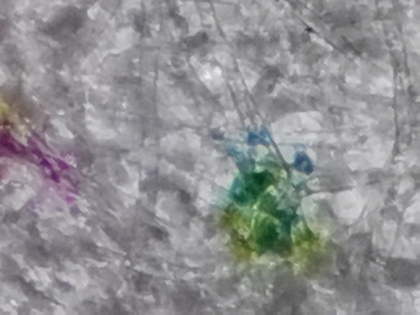
%> input picture After IBG/histogram examples/03.11.2021/1.png, 420 x 315 px, shrunk from 3264 x 2448 before the run, given in place of glp102_1.png, which was not available
$ octave histogram_glp102_1_10.m   (GNU Octave 9; MATLAB toolbox functions it lacks are replaced by stand-ins)
%> lines starting %> are read from the running program, lines starting %| are printed output that depends on the picture; pictures that were not available may be replaced by others from this repository, and a replacement may not be noted
### After IBG/histogram examples/GLP102 (1_10 Scale) /histogram_extracted.m
function y = histogram_extracted(im,name)
% make a function with input rgb image and the name of the image for plot

    gray_scaled = rgb2gray(im); % gray scale transition

    % my own histogram extracting method (ZOY)
    L = 256; % the gray scale length
    h = zeros(1,L);  % histogram array creation
    [r , c] = size(gray_scaled); % size of the image extraction

    for i = 1 : r % for loop for rows
        for j = 1 : c % for loop for columns

            px = gray_scaled(i, j); % extracting of pixel value
            h(px + 1) = h(px + 1) + 1; % filling the histogram array

        end
    end

    % built-in image histogram maker
    [counts, gLevels] = imhist(gray_scaled);


    y = figure('Position', get(0, 'Screensize')); % make the plot full screen
    sgtitle(name); % title of the plot

    subplot(221); % create subplot
    imshow(im); % fill the first subplot
    title("Imput Image"); % subplot title

    subplot(222);
    imshow(gray_scaled); % fill the second subplot
    title("Gray Scale Image"); % subplot title

    subplot(223);
    bar(gLevels, counts); % fill the third subplot
    xlim([0, max(gLevels)]); % x and y axis limits
    ylim([0, max(counts)])
    subtitle("Built-In Histogram Maker"); % subplot title

    subplot(224);
    stem(h,"*"); % fill the last subplot
    xlim([0, max(gLevels)]); % x and y axis limits
    ylim([0, max(counts)])
    subtitle("My Histogram Maker"); % subplot title

end

### After IBG/histogram examples/GLP102 (1_10 Scale) /histogram_glp102_1_10.m
clc
close all
clear all

im1 = imread("glp102_1.png"); % read image
%> im1 is the input picture: size 315x420x3 uint8; mean R, G, B 143.4, 143.7, 145.2
saveas(histogram_extracted(im1,"glp102 1.png") ,"h_Result_glp102_1.png"); % call the function and save the results as a .png file
%> in histogram_extracted, `gray_scaled = rgb2gray(im);`:
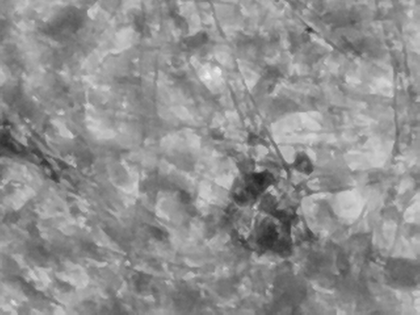
%> gray_scaled: size 315x420 uint8; min 29, max 243, mean 143.7
%> after the loop in histogram_extracted, `for i = 1 : r`: h = 256 values, max 2095 at index 139, min 0 at index 1, mean 516.8
%> in histogram_extracted, `[counts, gLevels] = imhist(gray_scaled);`: counts has the same summary as h; gLevels = 256 values from 0 to 255
%> in histogram_extracted, `ylim([0, max(counts)])`:
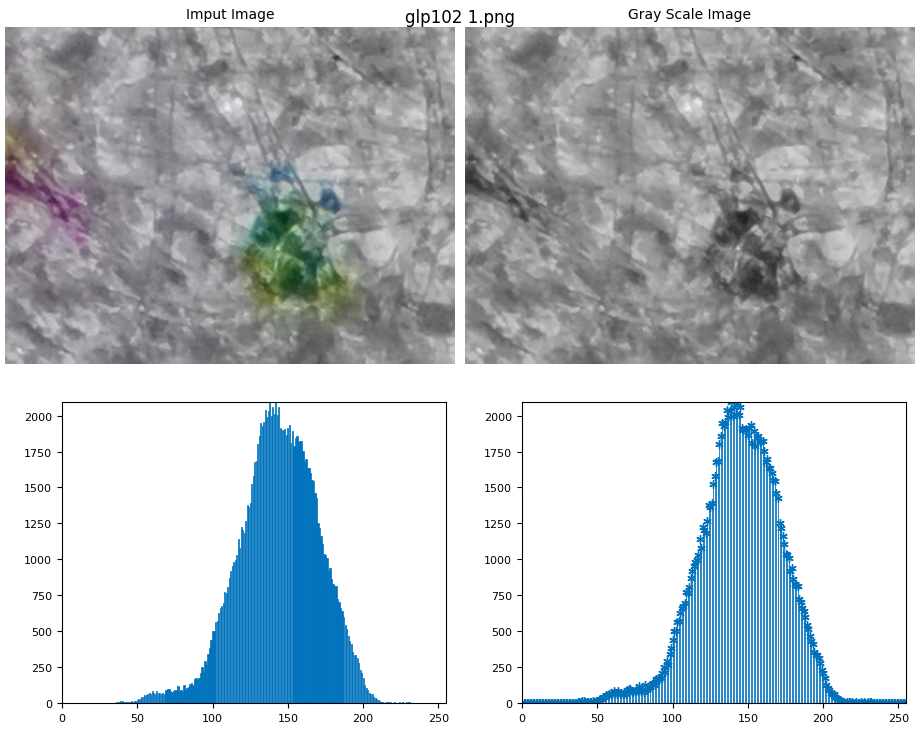
%> figure redrawn from the program's plot data, 4 panels

im2 = imread("glp102_2.png");
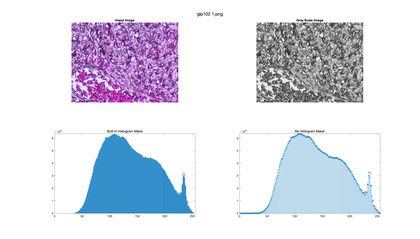
%> input picture After IBG/histogram examples/GLP102 (1_10 Scale) /h_Result_glp102_1.png, 420 x 239 px, shrunk from 3000 x 1710 before the run, given in place of glp102_2.png, which was not available
%> im2 is the input picture: size 239x420x3 uint8; mean R, G, B 221.7, 223.7, 234.7
saveas(histogram_extracted(im2,"glp102 2.png") ,"h_Result_glp102_2.png");
%> call 2 of histogram_extracted, with name = 'glp102 2.png'
%> in histogram_extracted (call 2), `gray_scaled = rgb2gray(im);`:
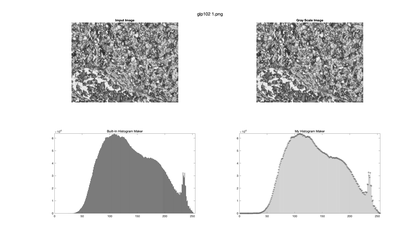
%> gray_scaled: size 239x420 uint8; min 35, max 255, mean 224.3
%> after the loop in histogram_extracted (call 2), `for i = 1 : r`: h = 256 values, max 68587 at index 255, min 0 at index 1, mean 392.1
%> in histogram_extracted (call 2), `[counts, gLevels] = imhist(gray_scaled);`: counts = 256 values, max 67311 at index 256, min 0 at index 1, mean 392.1
%> in histogram_extracted (call 2), `ylim([0, max(counts)])`:
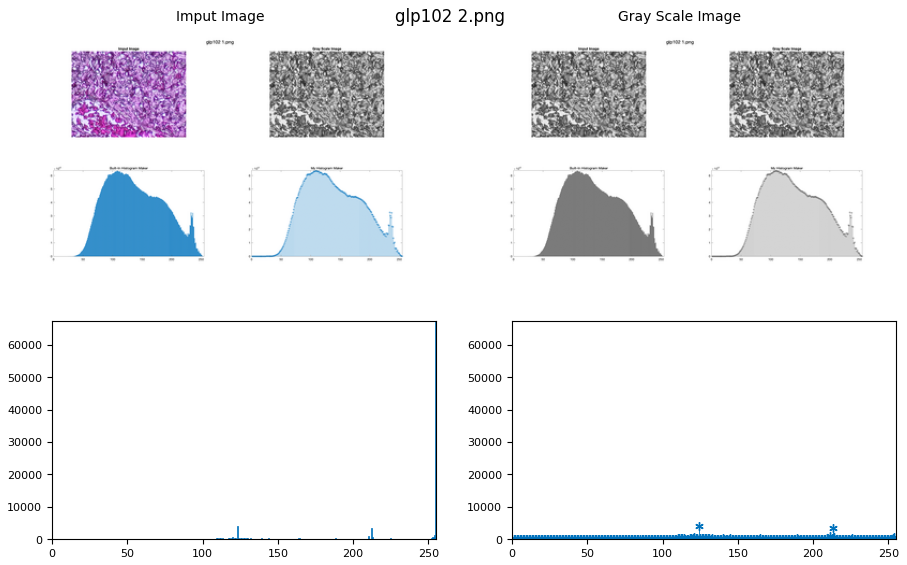
%> figure redrawn from the program's plot data, 4 panels

%> (the run ends here)
